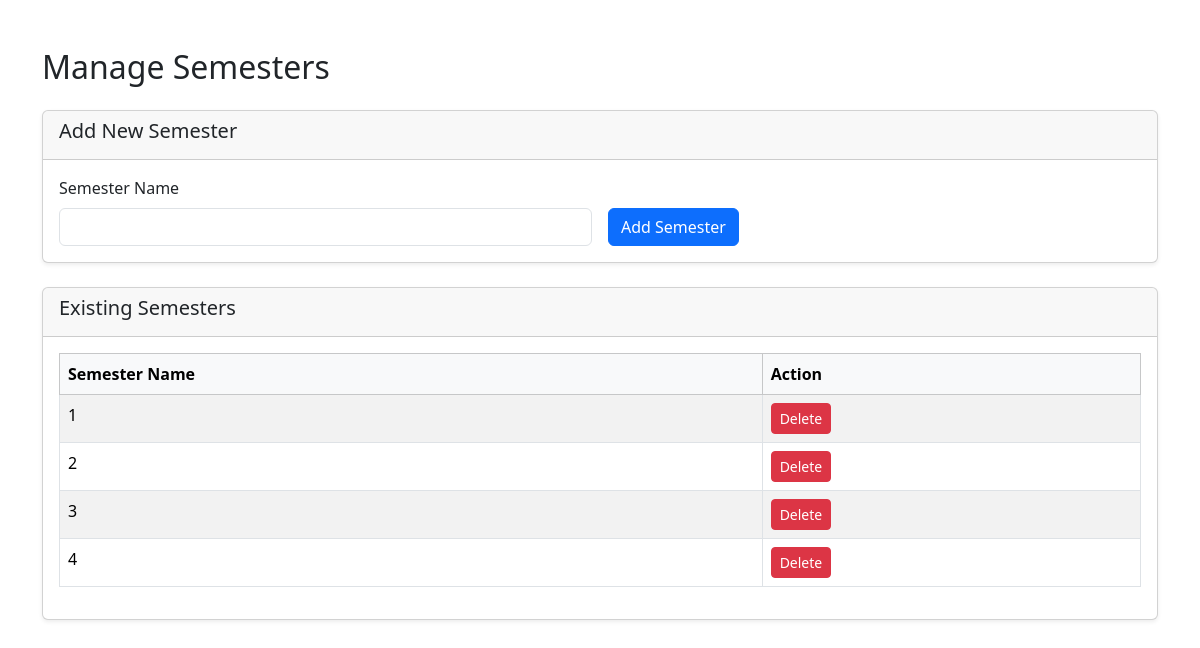
Page /manage_semesters/ (signed in) on the committed database.
### evaluation/models.py (models this page shows, shortened)
class Semester(models.Model):
    name = models.CharField(max_length=20, unique=True)

### evaluation/views.py (the view, shortened to what this page needs)
# urls.py: path("manage_semesters/", views.manage_semesters, name="manage_semesters"),
@login_required
def manage_semesters(request):
    if request.user.role != "Admin":
        return redirect("login")
    semesters = Semester.objects.all()
    return render(request, "manage_semesters.html", {"semesters": semesters})

### templates/manage_semesters.html (shortened to what this page needs)
<!DOCTYPE html>
<html lang="en">
<head>
  <link href="https://cdn.jsdelivr.net/npm/bootstrap@5.3.2/dist/css/bootstrap.min.css" rel="stylesheet">
</head>
<body>
<div class="container py-5">
  <h2 class="mb-4">Manage Semesters</h2>
  <div class="card shadow-sm mb-4">
    <div class="card-header">
      <h5>Add New Semester</h5>
    </div>
    <div class="card-body">
      <form method="POST" class="row g-3">
        <div class="col-md-6">
          <label class="form-label">Semester Name</label>
          <input type="text" name="name" class="form-control" required>
        </div>
        <div class="col-md-6 d-flex align-items-end">
          <button type="submit" class="btn btn-primary">Add Semester</button>
        </div>
      </form>
    </div>
  </div>
  <div class="card shadow-sm">
    <div class="card-header">
      <h5>Existing Semesters</h5>
    </div>
    <div class="card-body">
      <table class="table table-striped table-bordered">
        <thead class="table-light">
          <tr>
            <th>Semester Name</th>
            <th>Action</th>
          </tr>
        </thead>
        <tbody>
          {% for sem in semesters %}
          <tr>
            <td>{{ sem.name }}</td>
            <td>
              <form method="POST" class="d-inline">
                <button type="submit" class="btn btn-danger btn-sm">Delete</button>
              </form>
            </td>
          </tr>
          {% empty %}
          <tr>
            <td colspan="2" class="text-center">No semesters available.</td>
          </tr>
          {% endfor %}
        </tbody>
      </table>
    </div>
  </div>
</div>
</body>
</html>

### rows in the picture
Semester: name "1"
Semester: name "2"
Semester: name "3"
Semester: name "4"
